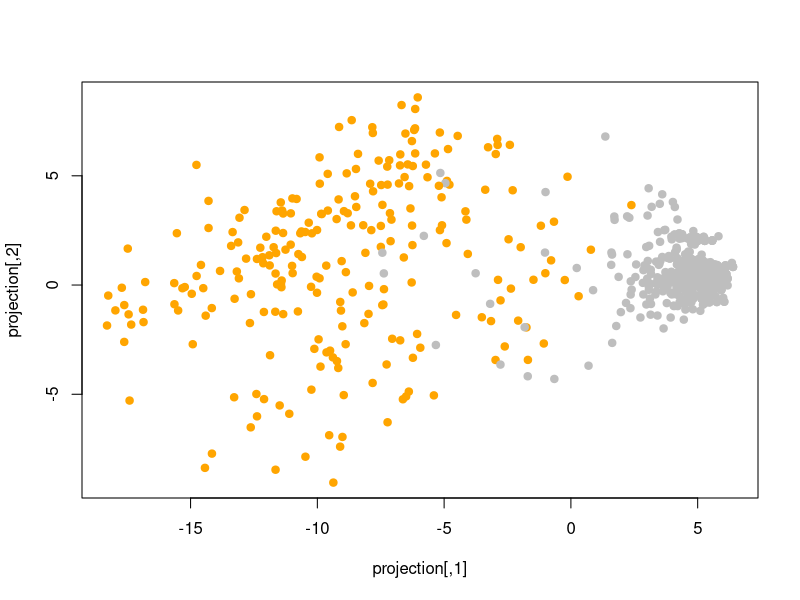

Recreate this plot in R.
## ---- chunk 1
  library(magrittr)
## ---- chunk 2
library('mlbench')
  data(BreastCancer)

# eliminer les lignes avec des données manquantes
  boo.na <- ! apply(BreastCancer, 1, anyNA)

# créer une matrice de données et récupérer le diagnostic
  x <- data.matrix(BreastCancer[boo.na,-c(1,11)])
  diagnosis <- BreastCancer[boo.na,11]

# entete de la matrice de données 
  head(x)
## ---- chunk 3
Sigma <- cov(x)
## ---- chunk 4
  lambda <- eigen(Sigma)$values
  lambda %>% round(2)
  cumsum(lambda) %>% round(2) # somme cumulée des valeurs propres
## ---- chunk 5
  # comment 1: 
  U <- eigen(Sigma)$vectors

  # calcule les valeurs moyennes des 9 variables
  m <- apply(x, 2, mean)

  # comment 3:
  projection <- (x - m) %*% U

  # comment 3:
  col <- c("grey","orange")
  plot(projection, pch = 19, col = col[1 + (diagnosis == "malignant")])

  mean((projection[,1] < 0) == (diagnosis == "malignant"))
## ---- chunk 6
  x.681 <- x[681,]
  x.681
  
  u.diagnosis <-  c("benign", "malignant")

  # projection puis prediction 
  pred <- u.diagnosis[ 1 + ((x.681 - m) %*% U[,1] < 0) ]

  # la prédiction est 
  pred
  
  # la diagnostic réel est
  diagnosis[681]
